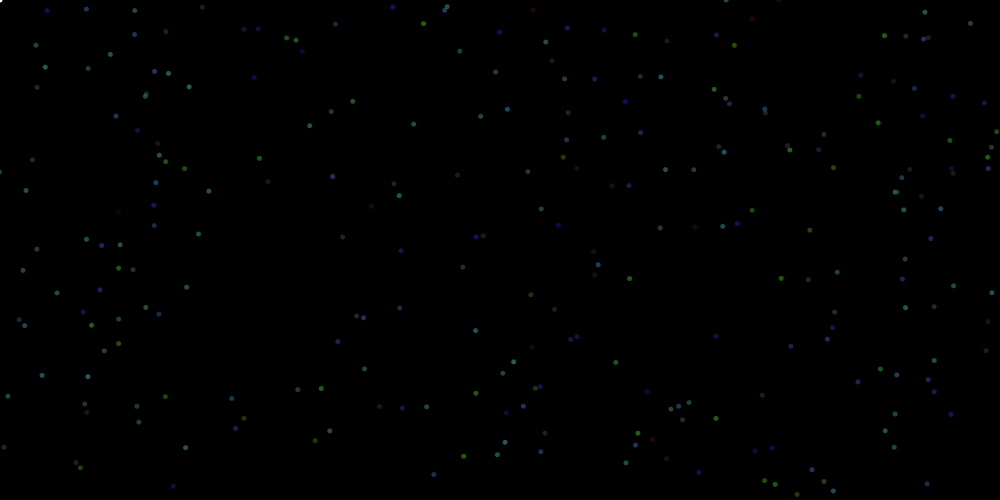
Frame 1 (no input)
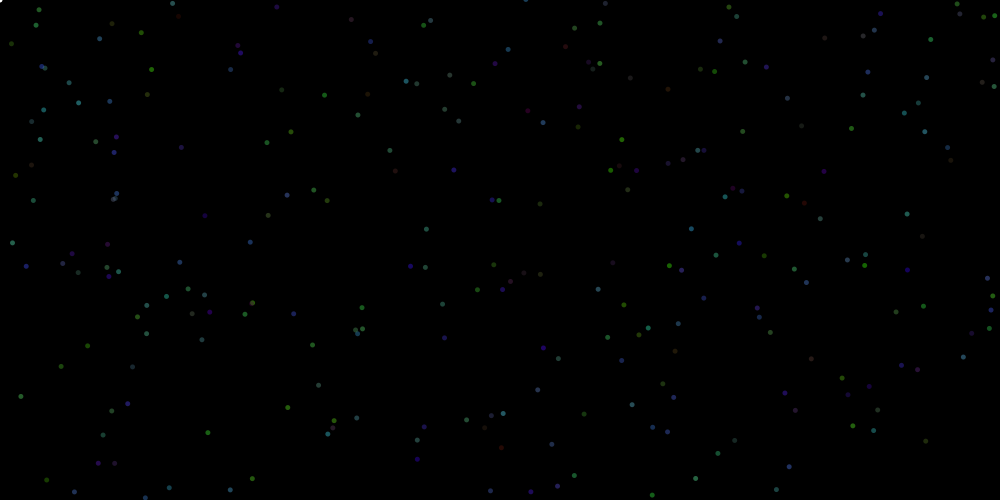
Frame 60 (the mouse pressed at the canvas centre just before this capture)
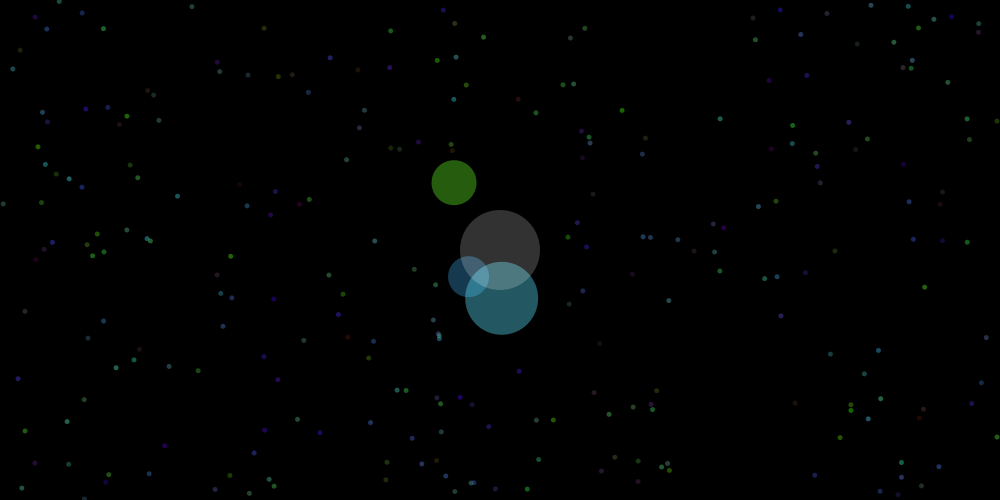
Frame 120 (the mouse held since frame 60 and released just before this capture)

The Processing sketch that drew these frames (run headless with seeded random() and noise(); from frame 60 on, the mouse is pressed at the canvas centre):

// Processing sketch: processing_76686
// ── processing_76686.pde

int count = 260;

float[] color1;
float[] color2;
float[] color3;

float[] xpos;
float[] ypos;

float[] speedX;
float[] speedY;

float[] rad;

void setup(){

  size(1000, 500);
  background(0);
  smooth();
  noCursor();

  xpos = new float[count];
  ypos = new float[count];
  speedX = new float[count];
  speedY = new float[count];
  color1 = new float[count];
  color2 = new float[count];
  color3 = new float[count];
  rad = new float[count];

  int n = 0;
  while(n < count){

    color1[n] = random(50, 100); //random(255);
    color2[n] = random(255); //random(255);
    color3[n] = random(255); //random(50, 100);
    xpos[n] = random(1000);
    ypos[n] = random(500);
    speedX[n] = random(-5, 5);
    speedY[n] = random(-5, 5);
    rad[n] = 5;

    n++;
  }
}

void draw(){

  background(0);
  noStroke();
  int i = 0;
  while(i < count){
    if(xpos[i] < rad[i]/2){
      speedX[i] = -speedX[i];
      xpos[i] = rad[i]/2;
    } else if(xpos[i] > width - rad[i]/2) {
      speedX[i] = -speedX[i];
      xpos[i] = width - rad[i]/2;
    }
    
    if(ypos[i] < rad[i]/2) {
      speedY[i] = -speedY[i];
      ypos[i] = rad[i]/2;
    }else if(ypos[i] > height - rad[i]/2){
      speedY[i] = -speedY[i];
      ypos[i] = height - rad[i]/2;
    }

    xpos[i] = xpos[i] + speedX[i];
    ypos[i] = ypos[i] + speedY[i];
    fill(color1[i], color2[i], color3[i], 100);
    ellipse(xpos[i], ypos[i], rad[i], rad[i]);

    if((mousePressed == true) && (dist(mouseX, mouseY, xpos[i] , ypos[i]) < 40)){
      if(rad[i] < 80){
         rad[i] += 4;
         speedX[i] = 0;
         speedY[i] = 0;
      }
    }
    i++; 
  }
  
  int j = 0;
  while(j < count){
    int k = 0;
    while(k < count){
      if(rad[j]>5){
        if(dist(xpos[j] , ypos[j], xpos[k] , ypos[k]) < rad[j]/2){
          if(rad[k] < 80){
            rad[k] += 4;
            speedX[k] = 0;
            speedY[k] = 0;
          }
          if(rad[k] > 79){
            rad[k] = 5;
            speedX[k] = random(-5, 5);
            speedY[k] = random(-5, 5);
            xpos[k] = random(10, 990);
            ypos[k] = random(10, 490);
          }
        }
      }
      k++;
    }
    j++;
  }

  if (mousePressed == true) {
    fill(255, 255, 255, 50);
    ellipse(mouseX, mouseY, 80, 80);
  }else{
    fill(255);
    ellipse(mouseX, mouseY, 5, 5);
  }
  
}
